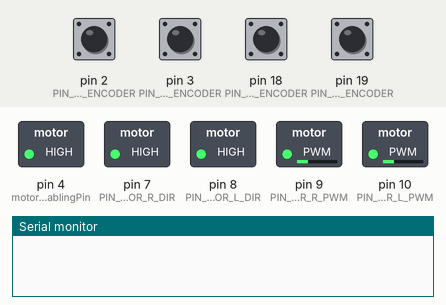
The sketch below on a simulated Arduino Uno, built with avr-gcc and run on an emulated ATmega328P. On the bench: switched loads named in the sketch (green lamp = pin HIGH), the last lines printed to the serial monitor. Inputs (shaded band) come from the test bench; at power-on: pin 2 (PIN_B_OUTPUT_LEFT_ENCODER), pin 3 (PIN_A_OUTPUT_LEFT_ENCODER), pin 18 (PIN_B_OUTPUT_RIGHT_ENCODER), pin 19 (PIN_A_OUTPUT_RIGHT_ENCODER) HIGH.

Above: at 0.1 s.
At 63.3 s:
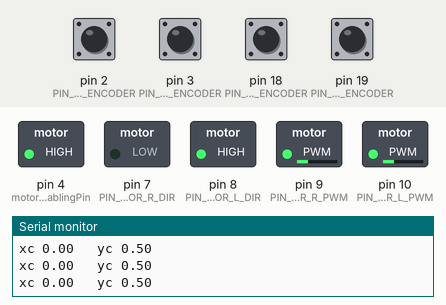
At 63.9 s:
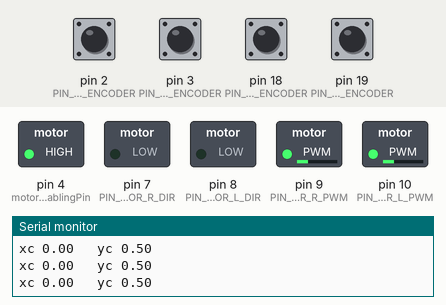
At 129.52 s:
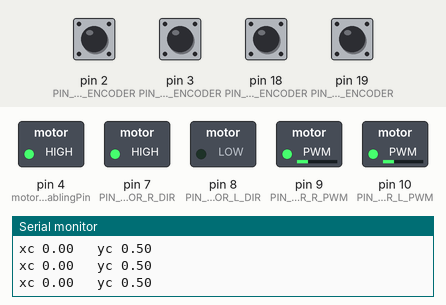
Timing chart, 0 to 130.0 s (numbered marks = the images above):
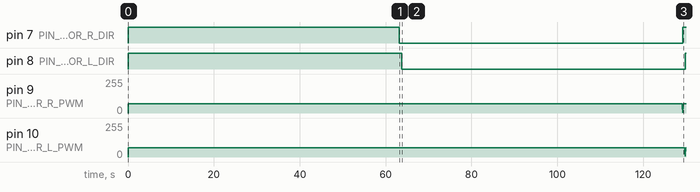

The sketch:

commande_adrien.ino
```cpp
#include "Arduino.h"
#include "Robot.h"
#include "Pose.h"
#include "Waypoint.h"
#include "Motor.h"
#include "Encoder.h"

// --- Waypoints ---
int nWaypoints = 5;
float waypointsX[] = {0.0, 0.0, 0.5, 0.5, 0.0}; // en m
float waypointsY[] = {0.0, 0.5, 0.5, 0.0, 0.0}; // en m

// --- Time ---
long currentTime, previousTime;  // in microseconds
float sampleTime = 0.02; // period of the main loop, in seconds (here, frequency of 100 Hz)

// Robot instance
Robot rob = Robot();
int displayCounter;
bool displayOn = true;

void setup()
{

  rob.waypoints.setListWaypoints(waypointsX, waypointsY, nWaypoints);
  rob.Kp = 50.0;  // Should probably be passed to the constructor
  rob.Ki = 20.0;
  rob.Kd = 5.0;

  // Initialization of some things
  Serial.begin(115200);
  currentTime = micros();
}


void loop()
{
  previousTime = currentTime;
  rob.updatePoseEncoders();
  rob.sensorFusion();
  rob.navigate();
  rob.computePIDOutput(sampleTime);
  rob.updateVelocities();
  rob.drive();
  //rob.getWaypoints().next();
  if (displayCounter > 25 && displayOn)
  {
    displayCounter = 0;
    Serial.print("xc ");
    Serial.print(rob.waypoints.getCurrent().getX());
    Serial.print("\t yc ");
    Serial.println(rob.waypoints.getCurrent().getY());

  }
  displayCounter++;


  // --- Wait for next iteration ---
  do {currentTime = micros();}
  while ((currentTime - previousTime) < (sampleTime * 1000000));
}
```

Encoder.cpp
```cpp
/*
  Encoder.cpp - Library for getting the pulse count from encoders with a two-channel Hall effect sensor.
  Created by Adrien Jégourel, January 26, 2020.
*/
#include "Encoder.h"

Encoder *Encoder::instances[2] = {NULL, NULL};

void Encoder::encoderISR()
// Interruption Service Routine updating the pulse count
{
  value = (digitalRead(PIN_B_OUTPUT) << 1 | digitalRead(PIN_A_OUTPUT)) << 2;
  index = index | value;

  // Attention cette fois c'est un signe "-" pour que le sens de rotation soit
  // compté positivement de la même manière que pour l'autre roue :
  pulseCount = pulseCount + updatePulseArray[index] * dirReference;
  index = value >> 2;
}


Encoder::Encoder(int PIN_A_OUTPUT, int PIN_B_OUTPUT, signed int dirReference)
{
  this->PIN_A_OUTPUT = PIN_A_OUTPUT;
  this->PIN_B_OUTPUT = PIN_B_OUTPUT;
  this->dirReference = dirReference;

  value = 0;
  pulseCount = 0;
  index = digitalRead(PIN_B_OUTPUT) << 1 | digitalRead(PIN_A_OUTPUT);

  // Setup the interruption on the right pins
  // ISR in classes is a big deal, see : https://arduino.stackexchange.com/questions/20608/pass-classs-public-function-as-an-argument-to-external-command
  if (PIN_A_OUTPUT == 19 && PIN_B_OUTPUT == 18)
  {
    attachInterrupt(digitalPinToInterrupt(PIN_A_OUTPUT), leftISR, CHANGE);
    attachInterrupt(digitalPinToInterrupt(PIN_B_OUTPUT), leftISR, CHANGE);
    instances[0] = this;
  }
  if (PIN_A_OUTPUT == 3 && PIN_B_OUTPUT == 2)
  {
    attachInterrupt(digitalPinToInterrupt(PIN_A_OUTPUT), rightISR, CHANGE);
    attachInterrupt(digitalPinToInterrupt(PIN_B_OUTPUT), rightISR, CHANGE);
    instances[1] = this;
  }
}
```

Encoder.h
```cpp
/*
  Encoder.cpp - Library for getting the pulse count from encoders with a two-channel Hall effect sensor.
  Created by Adrien Jégourel, January 26, 2020.
*/
#pragma once

#include "Arduino.h"

class Encoder
{
  private:
    // Attributes
    int PIN_A_OUTPUT;
    int PIN_B_OUTPUT;
    signed int dirReference;
    volatile int index;
    volatile int value;
    volatile signed long pulseCount;
    volatile signed long updatePulseArray[16] = {0, -1, +1, 0, +1, 0, 0, -1, -1, 0, 0, +1, 0, +1, -1, 0};

    static Encoder *instances[2];

    // Methods
    void encoderISR();

    static void leftISR()
    {
        if(Encoder::instances[0] != NULL)
            Encoder::instances[0]->encoderISR();
    }

    static void rightISR()
    {
        if (Encoder::instances[1] != NULL)
            Encoder::instances[1]->encoderISR();
    }


  public:
    // Constructor
    Encoder(int PIN_A_OUTPUT, int PIN_B_OUTPUT, signed int dirReference);

    // Getters and Setters
    volatile signed long getPulseCount(){return pulseCount;};
};
```

Motor.cpp
```cpp
/*
  Motor.cpp - Library for controlling a motor.
  Created by Adrien Jégourel, January 25, 2020.
*/
#include "Motor.h"

void myISR(){

}

Motor::Motor(int PIN_DIR, int PIN_PWM, signed int dirReference)
{
  // Attributes initialization
  this->PIN_DIR = PIN_DIR;
  this->PIN_PWM = PIN_PWM;
  this->dirReference = dirReference;
  PWM = 0;

  // Arduino pins initialization
  pinMode(PIN_DIR, OUTPUT);
  pinMode(PIN_PWM, OUTPUT);

  if (dirReference == -1)
    digitalWrite(PIN_DIR, LOW);
  if (dirReference == 1)
    digitalWrite(PIN_DIR, HIGH);
}

void Motor::setMotor(int newPWM)
{
  PWM = constrain(newPWM, -250, 250); // to make sure we don't overflow
  PWM = PWM * dirReference; // Different between left and right motor
  if (PWM > 0)
  {
    digitalWrite(PIN_DIR, HIGH); // Set the rotation direction
  }
  if (PWM <= 0)
  {
    digitalWrite(PIN_DIR, LOW); // Set the rotation direction
  }
  analogWrite(PIN_PWM, abs(PWM));   // Send command to motor driver pwm
}
```

Motor.h
```cpp
/*
  Motor.h - Library for controlling a motor.
  Created by Adrien Jégourel, January 25, 2020.
*/
#pragma once

#include "Arduino.h"

class Motor
{
  private:
    int PIN_DIR;
    int PIN_PWM;
    int PWM;
    signed int dirReference;  // 1 if the motor goes forward with a positive PWM, -1 if not

  public:
    Motor(int PIN_DIR, int PIN_PWM, signed int dirReference); // Constructor
    void setMotor(int newPWM); // Send PWM to the motor driver

    // Getters and Setters
    int getPWM(){return PWM;};
};
```

Pose.cpp
```cpp
#include "Pose.h"

Pose::Pose(){
  this->x = 0;
  this->y = 0;
  this->theta = 0;
}

Pose::Pose(float x, float y) {
  this->x = x;
  this->y = y;
  this->theta = 0;
}

Pose::Pose(float x, float y, float theta) {
  this->x = x;
  this->y = y;
  this->theta = theta;
}

Pose::Pose(const Pose &p) {
  this->x = p.x;
  this->y = p.y;
  this->theta = p.theta;
}

float Pose::distance(const Pose &p) {
  return sqrt((x - p.x)*(x - p.x) + (y - p.y)*(y - p.y));
}

float Pose::distance(float x, float y) {
  return sqrt((this->x - x)*(this->x - x) + (this->y - y)*(this->y - y));
}
```

Pose.h
```cpp
#pragma once

#include "Arduino.h"

class Pose
{
  private:
    // Attributes
    float x;
    float y;
    float theta;

  public:
    // Methods
    Pose();
    Pose(float x, float y);
    Pose(float x, float y, float theta);
    Pose(const Pose& p);
    ~Pose(){};
    float distance(const Pose &p);
    float distance(float x, float y);

    // Getters and setters
    float getX() {return this->x;}
    void setX(float x) {this->x = x;}
    float getY() {return this->y;}
    void setY(float y) {this->y = y;}
    float getTheta() {return this->theta;}
    void setTheta(float theta) {this->theta = theta;}

};
```

Queue.h
```cpp
/*
	Author: Einar Arnason
	email: einsiarna@gmail.com

	A lightweight linked list type queue implementation,
	meant for microcontrollers.

	Usage and further info:
	https://github.com/EinarArnason/ArduinoQueue
*/

#pragma once

#include "Arduino.h"

template <typename T>
class DataQueue {
	class Node {
	public:
		T item;
		Node* next;

		Node() {
			next = NULL;
		}

		~Node() {
			next = NULL;
		}
	};
	Node* _head;
	Node* _tail;
	unsigned int _max_items;
	unsigned int _max_memory;
	unsigned int _items_cnt;

public:
	DataQueue(unsigned int max_items = 100, unsigned int max_memory = 0) {
		_head = NULL;
		_tail = NULL;

		/*
			If the max memory has not
			been defined or is 0, then
			the queue size is set by
			the max number of items:
		*/
		if (max_memory == 0) {
			_max_items = max_items;
			_max_memory = max_items * sizeof(T);
		}
		/*
			If the max memory has been
			set then the queue size is
			defined by the memory size
			when the max items is 0.
			If the user gave a max item
			size, then the queue size
			will be capped by the number
			of items.
		*/
		else {
			_max_items = max_memory / sizeof(T);
			_max_memory = _max_items * sizeof(T);
			if (max_items != 0) {
				if (_max_items > max_items)
					_max_items = max_items;
			}
		}
		_items_cnt = 0;
	}

	~DataQueue() {
		for (Node* node = _head; node != NULL; node = _head) {
			_head = node->next;
			delete node;
		}
	}

	/*
		Push an item to the queue.
		Returns false if memory is
		full, or true if the item
		was added to queue.
	*/
	bool enqueue(T item) {
		if (_items_cnt == _max_items) {
			return false;
		}
		Node* node = new Node;
		if (node == NULL) {
			return false;
		}

		node->item = item;

		if (_head == NULL) {
			_head = node;
			_tail = node;
			_items_cnt++;
			return true;
		}

		_tail->next = node;
		_tail = node;
		_items_cnt++;
		return true;
	}

	/*
		Pop the front of the queue.
		Because exceptions are not
		usually implemented for
		microcontrollers, if queue
		is empty, a dummy item is
		returned.
	*/
	T dequeue() {
		if ((_items_cnt == 0) || (_head == NULL)) {
			return T();
		}

		Node* node = _head;
		_head = node->next;
		T item = node->item;
		delete node;
		node = NULL;

		if (_head == NULL) {
			_tail = NULL;
		}

		_items_cnt--;
		return item;
	}

	/*
		Returns true if the queue
		is empty, false otherwise.
	*/
	bool isEmpty() {
		return _head == NULL;
	}

	/*
		Returns true if the queue
		is full, false otherwise.
	*/
	bool isFull() {
		return _items_cnt == _max_items;
	}

	/*
		Returns the number of items
		currently in the queue.
	*/
	unsigned int item_count() {
		return _items_cnt;
	}

	/*
		Returns the size of the
		queue item in bytes.
	*/
	unsigned int item_size() {
		return sizeof(T);
	}

	/*
		Returns the size of the queue
		(maximum number of items)
	*/
	unsigned int max_queue_size() {
		return _max_items;
	}

	/*
		Returns the size of the queue
		(maximum size in bytes)
	*/
	unsigned int max_memory_size() {
		return _max_memory;
	}

	/*
		Get the item in the front
		of the queue.
		Because exceptions are not
		usually implemented for
		microcontrollers, if queue
		is empty, a dummy item is
		returned.
	*/
	T front() {
		if ((_items_cnt == 0) || (_head == NULL)) {
			return T();
		}
		T item = _head->item;
		return item;
	}
};
```

Robot.cpp
```cpp
#include "Robot.h"

// Constants variables not likely to change
#define PIN_MOTOR_R_DIR 7
#define PIN_MOTOR_L_DIR 8
#define PIN_MOTOR_R_PWM 9
#define PIN_MOTOR_L_PWM 10

#define PIN_A_OUTPUT_LEFT_ENCODER 3
#define PIN_B_OUTPUT_LEFT_ENCODER 2
#define PIN_A_OUTPUT_RIGHT_ENCODER 19
#define PIN_B_OUTPUT_RIGHT_ENCODER 18

#define motorDriverEnablingPin 4

signed int leftMotorDirReference = -1, rightMotorDirReference = 1;


Robot::Robot() : leftMotor(PIN_MOTOR_L_DIR, PIN_MOTOR_L_PWM, leftMotorDirReference),
                 rightMotor(PIN_MOTOR_R_DIR, PIN_MOTOR_R_PWM, rightMotorDirReference),
                 leftEncoder(PIN_A_OUTPUT_LEFT_ENCODER, PIN_B_OUTPUT_LEFT_ENCODER, leftMotorDirReference),
                 rightEncoder(PIN_A_OUTPUT_RIGHT_ENCODER, PIN_B_OUTPUT_RIGHT_ENCODER, rightMotorDirReference)
{
  wheelRadius = 0.04;
  L = 0.23;
  minDist = 0.02;
  vR = 0.0;
  vL = 0.0;
  v = 1.0;
  omega = 0.0;
  angleError = 0.0;
  sumError = 0.0;
  deltaError = 0.0;
  commandDelta = 0.0;

  // We need to set that pin in high to enable the output of the motor driver
  pinMode(motorDriverEnablingPin, OUTPUT);
  digitalWrite(motorDriverEnablingPin, HIGH);
}

void Robot::updatePoseEncoders()
/*
 *  Compute new robot pose using encoders odometry
 */
{
  // Gives the linear distance achieved by turning the wheel of une encoder pulse.
  // Our motor (pololu 3216) has a 34:1 gearbox, and the encoder gives 48 pulses per motor shaft turn
  float distCoeff = 2.0*PI*wheelRadius / (34.0 * 48.0);

  static signed long oldLeftPulseCount = 0, oldRightPulseCount = 0;

  // Compute the linear distance of each wheel achieved since last loop iteration
  float leftDist = distCoeff*(leftEncoder.getPulseCount() - oldLeftPulseCount);
  float rightDist = distCoeff*(rightEncoder.getPulseCount() - oldRightPulseCount);

  // Save the pulse values for next iteration
  oldLeftPulseCount = leftEncoder.getPulseCount();
  oldRightPulseCount = rightEncoder.getPulseCount();

  // Compute delta distance and angles
  float dDist = (rightDist + leftDist) / 2.0;
  float dAngl = (rightDist - leftDist) / L;

  // Compute new robot pose
  poseEncoders.setX(poseEncoders.getX() + dDist*cos(poseEncoders.getTheta() + dAngl / 2.0));
  poseEncoders.setY(poseEncoders.getY() + dDist*sin(poseEncoders.getTheta() + dAngl / 2.0));
  poseEncoders.setTheta(poseEncoders.getTheta() + dAngl);

}


void Robot::sensorFusion()
{
  pose = Pose(poseEncoders);
}


void Robot::navigate()
{
  float targetDistance = pose.distance(waypoints.getCurrent());
  if (targetDistance < minDist)
  {
    waypoints.next();
  }
}

void Robot::computePIDOutput(float sampleTime) {
  float thetaDesired = atan2(waypoints.getCurrent().getY() - pose.getY(),
                             waypoints.getCurrent().getX() - pose.getX());
  thetaDesired = atan2(sin(thetaDesired), cos(thetaDesired)); // send angle back to [-PI, PI]

  // Angle error
  float newAngleError = thetaDesired - pose.getTheta();
  float deltaError = newAngleError - angleError;
  angleError = newAngleError;

  // Integral term
  sumError = sumError + angleError * sampleTime;

  // PID output
  omega = round(Kp * angleError + Kd * deltaError + Ki * sumError);
}


void Robot::updateVelocities()
{
  vR = (2*v + omega * L) / (2.0 * wheelRadius);
  vL = (2*v - omega * L) / (2.0 * wheelRadius);
}


void Robot::drive() {
  int pwmMotorL = vL * 5.5;
  int pwmMotorR = vR * 5.5;

  // Constrain the values of the PWM
  pwmMotorL = constrain(pwmMotorL, -70, 70);
  pwmMotorR = constrain(pwmMotorR, -70, 70);

  // Send the PWM to the motors
  leftMotor.setMotor(pwmMotorL);
  rightMotor.setMotor(pwmMotorR);
}
```

Robot.h
```cpp
#pragma once

#include "Arduino.h"
#include "Waypoint.h"
#include "Motor.h"
#include "Encoder.h"
#include "Pose.h"

class Robot
{

  private:
    // Attributes
    Motor leftMotor;
    Motor rightMotor;
    Encoder leftEncoder;
    Encoder rightEncoder;
    Pose pose;
    Pose poseEncoders;
    Pose poseCamera;
    float vR;
    float vL;
    float v;
    float omega;
    float angleError;
    float sumError;
    float deltaError;
    float commandDelta;

  public:
    // Attributes
    float wheelRadius;  // in meters
    float L;  // distance between the two wheels in meters
    float minDist;  // min distance (in meters) to consider that the robot reached a waypoint
    float Kp;  // P coefficient for the PID
    float Ki;  // I coefficient for the PID
    float Kd;  // D coefficient for the PID
    Waypoint waypoints;

    // Methods
    Robot();
    void updateVelocities(); // Compute wheels linear velocities
    void updatePoseEncoders(); // Compute the new pose of the robot using only encoders
    void sensorFusion(); // Performs data fusion to estimate the robot pose using sensors information, currently not implemented
    void navigate(); // Check when to change to the next waypoint
    void computePIDOutput(float sampleTime); // Compute the PID ouput
    void drive();  // Compute and sends the PWM to the motors

    // Getters and setters
    Waypoint getWaypoints() {return this->waypoints;}
    Motor getLeftMotor() {return this->leftMotor;}
    Motor getRightMotor() {return this->rightMotor;}
    Encoder getLeftEncoder() {return this->leftEncoder;}
    Encoder getRightEncoder() {return this->rightEncoder;}
    Pose getPose() {return this->pose;}
    Pose getPoseEncoders() {return this->poseEncoders;}
    Pose getPoseCamera() {return this->poseCamera;}

    float getVR() {return this->vR;}
    void setVR(float vR) {this->vR = vR;}

    float getVL() {return this->vL;}
    void setVL(float vL) {this->vL = vL;}

    float getV() {return this->v;}
    void setV(float v) {this->v = v;}

    float getOmega() {return this->omega;}
    void setOmega(float omega) {this->omega = omega;}


};
```

Sonar.cpp
```cpp
#include "Sonar.h"
```

Sonar.h
```cpp
#include "Arduino.h"

class Sonar
{
  private:
    float obstacleDist;

  public:
    Sonar();

    float getObstacleDist() {return this->obstacleDist;}
    void setObstacleDist(float obstacleDist) {this->obstacleDist = obstacleDist;}
};
```

Waypoint.cpp
```cpp
#include "Waypoint.h"

Waypoint::Waypoint() {
  listWaypoints = DataQueue<Pose>(DEFAULT_MAX_ITEMS);
}

Waypoint::Waypoint(DataQueue<Pose> listWaypoints) {
  this->listWaypoints = listWaypoints;
}

/**
 * Initializes the queue with the array given.
 * The queue size is set to max(DEFAULT_MAX_ITEMS, arraySize)
**/
Waypoint::Waypoint(Pose listPose[], int arraySize) {
  listWaypoints = DataQueue<Pose>(max(DEFAULT_MAX_ITEMS, arraySize));
  for ( int i = 0 ; i < arraySize ; ++i ) {
    listWaypoints.enqueue(listPose[i]);
  }
}

/**
 * Intializes the list of waypoints with two lists of x and y coordinates.
 * The queue size is set to max(DEFAULT_MAX_ITEMS, arraySize).
**/
Waypoint::Waypoint(float listX[], float listY[], int arraySize) {
  listWaypoints = DataQueue<Pose>(max(DEFAULT_MAX_ITEMS, arraySize));
  for ( int i = 0 ; i < arraySize ; ++i ) {
    listWaypoints.enqueue(Pose(listX[i], listY[i]));
  }
}

Pose Waypoint::getCurrent() {
  return listWaypoints.front();
}

/**
 * Sets the current waypoint to the next one in the list.
**/
void Waypoint::next() {
  listWaypoints.dequeue();
}

/**
 * Add a new waypoint at the end of the list.
**/
void Waypoint::add(Pose p) {
  listWaypoints.enqueue(p);
}

bool Waypoint::isEmpty() {
  return listWaypoints.isEmpty();
}

void Waypoint::setListWaypoints(float listX[], float listY[], int arraySize) {
  listWaypoints = DataQueue<Pose>(max(DEFAULT_MAX_ITEMS, arraySize));
  for ( int i = 0 ; i < arraySize ; ++i ) {
    listWaypoints.enqueue(Pose(listX[i], listY[i]));
  }
}
```

Waypoint.h
```cpp
#pragma once

#include "Arduino.h"
#include "Pose.h"
#include "Queue.h"

class Waypoint
{
  private:
    const int DEFAULT_MAX_ITEMS = 20;
    DataQueue<Pose> listWaypoints;


  public:
    Waypoint();
    Waypoint(DataQueue<Pose> listWaypoints);
    Waypoint(Pose listPose[], int arraySize);
    Waypoint(float listX[], float listY[], int arraySize);
    void next();  // Sets the current waypoint to the next one in the queue
    void add(Pose p);  // Add a new waypoint at the end of the queue
    Pose getCurrent();  // Returns the current waypoint
    bool isEmpty();  // Indicates whether the queue is empty or not

    DataQueue<Pose> getListWaypoints() {return this->listWaypoints;};
    void setListWaypoints(float listX[], float listY[], int arraySize);

};
```

Measured:
- by itself, pin 7 (PIN_MOTOR_R_DIR): HIGH → LOW at 63.2 s, → HIGH 66.0 s later
- by itself, pin 8 (PIN_MOTOR_L_DIR): LOW → HIGH at 0.00 s, → LOW 63.8 s later, → HIGH 66.0 s later
